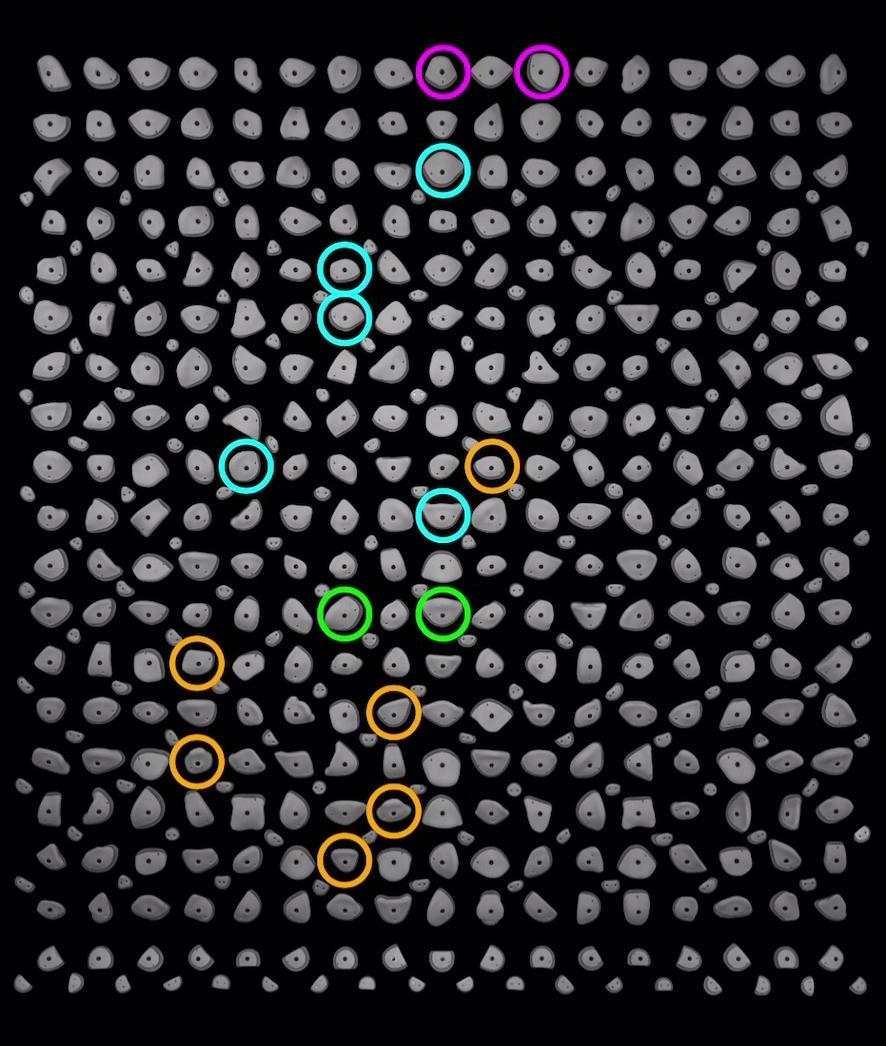
#> input picture test/frame_0000.jpg, 886 x 1046 px, found by its file name
$ python cut_images_to_square.py
#> lines starting #> are read from the running program, lines starting #| are printed output that depends on the picture
#cut images to square

from PIL import Image
import os

def crop_to_square(root_path,image_path, output_path, size):
#> called with root_path = 'rectangle40/', image_path = 'frame_0000.jpg', output_path = 'test/', size = 700
    if not os.path.exists(output_path):
        os.makedirs(output_path)
    """
    Crop an image to a square of the specified size and save it.

    Parameters:
        image_path (str): Path to the input image.
        output_path (str): Path to save the cropped image.
        size (int): Desired square size (width and height in pixels).
    """
    with Image.open(root_path+image_path) as img:
        # Calculate the center crop box
#> img is the input picture: PIL image 886x1046 RGB; mean R, G, B 40, 40.2, 41.5
        width, height = img.size
#> width = 886; height = 1046
        min_dim = min(width, height)
#> min_dim = 886
        left = (width - min_dim) // 2
#> left = 0
        top = (height - min_dim) // 2 - 76
#> top = 4
        right = left + min_dim
#> right = 886
        bottom = top + min_dim + 160
#> bottom = 1050

        # Crop to the largest centered square
        img_cropped = img.crop((left, top, right, bottom))
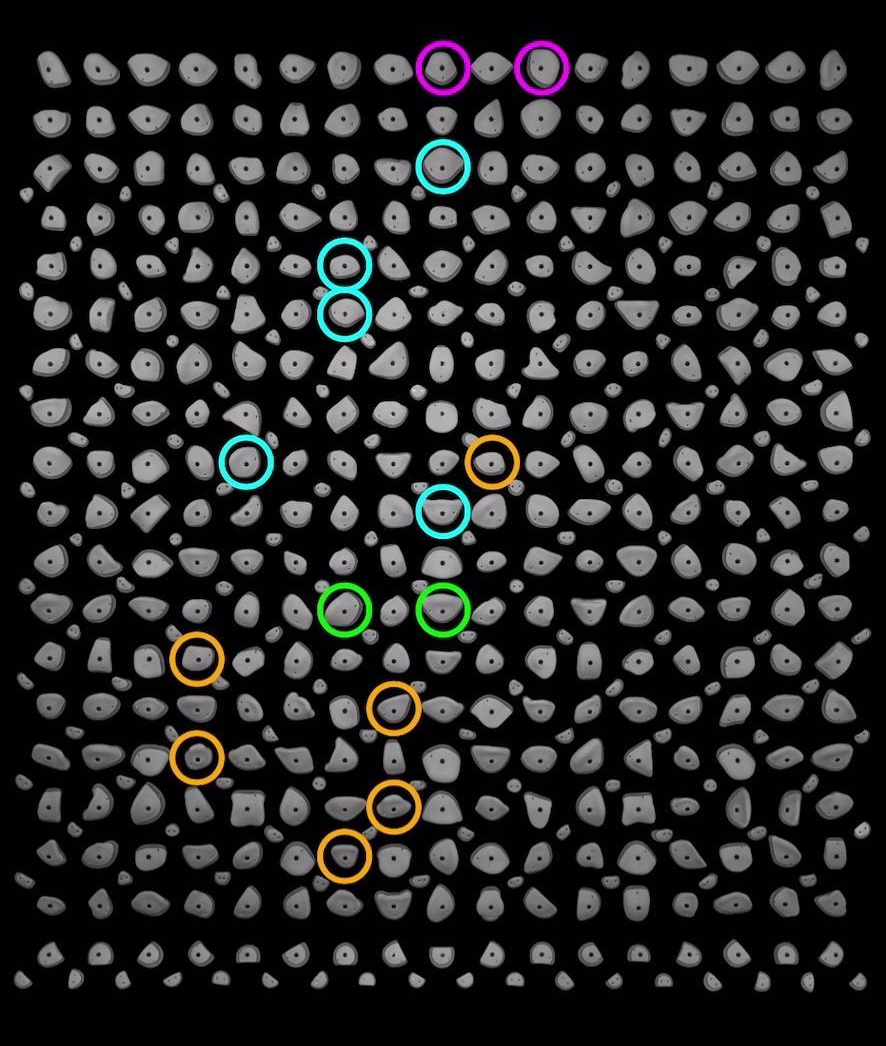
#> img_cropped: PIL image 886x1046 RGB; mean R, G, B 40, 40.2, 41.5

        # Resize to the desired square size
        #img_resized = img_cropped.resize((size, size))

        # Save the cropped image
        img_cropped.save(output_path+image_path)
        print(f"Saved cropped image to {output_path+image_path}")

"""# Example Usage
for image in os.listdir("40degree_routes"):
    crop_to_square("40degree_routes/", image, "rectangle40/", 700)"""

crop_to_square("rectangle40/", 'frame_0000.jpg', "test/", 700)
